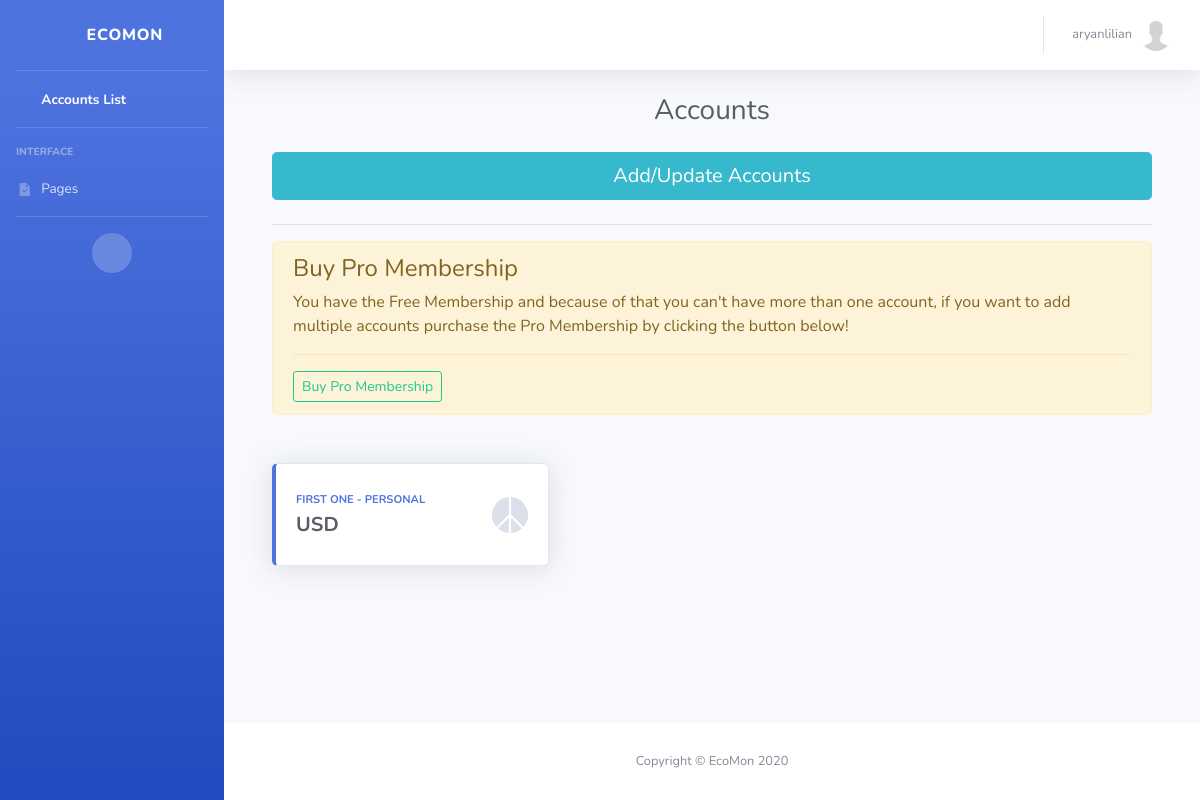
Page /users/accounts/ (signed in) on the earlier database version.
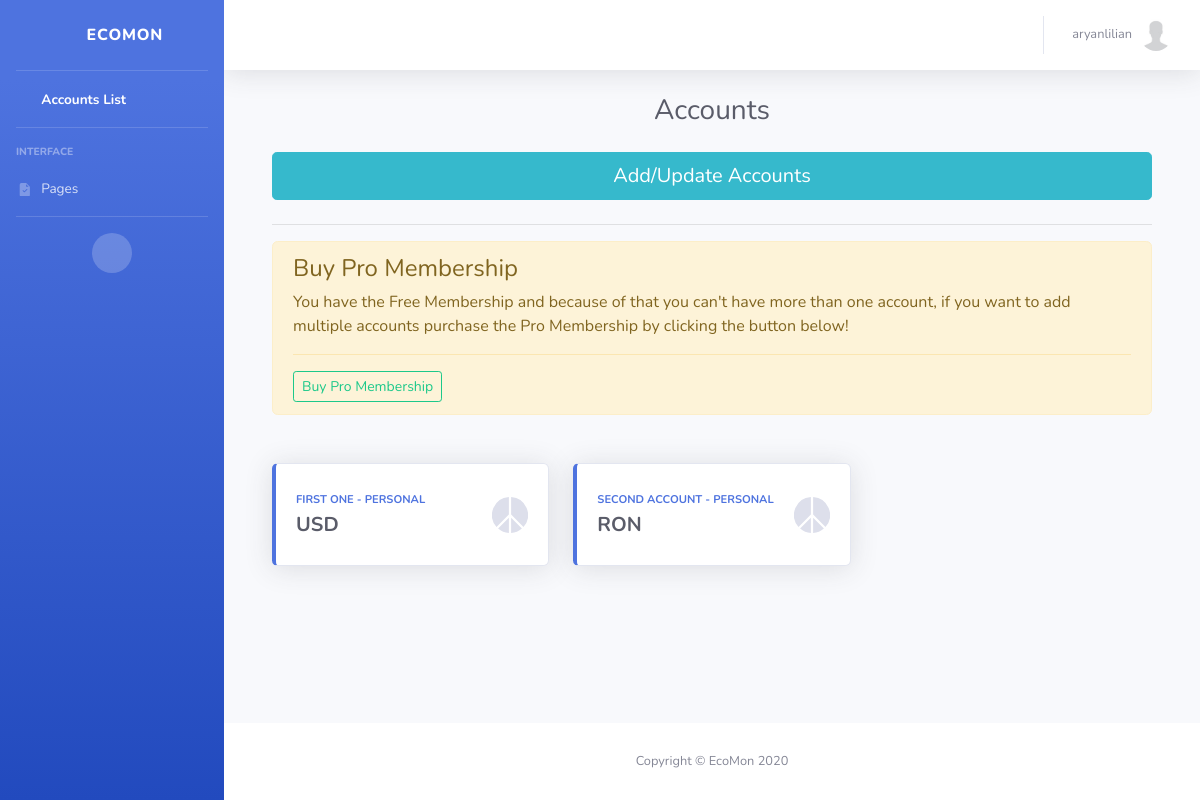
Same page on the later database version.
### users/models.py (models this page shows, shortened)
class Account(models.Model):
    class Currency(models.TextChoices):
        AED = 'AED', _('AED')
        AUD = 'AUD', _('AUD')
        BRL = 'BRL', _('BRL')
        CAD = 'CAD', _('CAD')
        CHF = 'CHF', _('CHF')
        CLP = 'CLP', _('CLP')
        CNY = 'CNY', _('CNY')
        COP = 'COP', _('COP')
        CZK = 'CZK', _('CZK')
        DKK = 'DKK', _('DKK')
        EUR = 'EUR', _('EUR')
        GBP = 'GBP', _('GBP')
        HKD = 'HKD', _('HKD')
        HUF = 'HUF', _('HUF')
        IDR = 'IDR', _('IDR')
        ILS = 'ILS', _('ILS')
        INR = 'INR', _('INR')
        JPY = 'JPY', _('JPY')
        KRW = 'KRW', _('KRW')
        MDL = 'MDL', _('MDL')
        MXN = 'MXN', _('MXN')
        MYR = 'MYR', _('MYR')
        NOK = 'NOK', _('NOK')
        NZD = 'NZD', _('NZD')
        PHP = 'PHP', _('PHP')
        PLN = 'PLN', _('PLN')
        RON = 'RON', _('RON')
        RUB = 'RUB', _('RUB')
        SAR = 'SAR', _('SAR')
        SEK = 'SEK', _('SEK')
        SGD = 'SGD', _('SGD')
        THB = 'THB', _('THB')
        TRY = 'TRY', _('TRY')
        TWD = 'TWD', _('TWD')
        USD = 'USD', _('USD')
        ZAR = 'ZAR', _('ZAR')
    class Category(models.TextChoices):
        PERSONAL = _('Personal')
        WORK = _('Work')
        INVESTMENTS = _('Investments')
        CHILDREN = _('Children')
        OTHER = _('Other')
    user = models.ForeignKey(User, on_delete=models.CASCADE)
    name = models.CharField(_('Name'), max_length=200, unique=True)
    created_date = models.DateTimeField(_('Created Date/Time'), auto_now_add=True)
    updated_date = models.DateTimeField(_('Updated Date/Time'), auto_now=True)
    category = models.CharField(
        _('Category'), max_length=11, choices=Category.choices, default=Category.PERSONAL
    )
    currency = models.CharField(
        _('Currency'), max_length=3, choices=Currency.choices, default=Currency.USD
    )

### users/views.py (the view)
# urls.py: path('accounts/', AccountsListView.as_view(), name='accounts'),
class AccountsListView(LoginRequiredMixin, ListView):
    model = Account
    context_object_name = 'accounts'
    template_name = 'users/accounts.html'
    def get_context_data(self, **kwargs):
        context = super().get_context_data(**kwargs)
        context['title'] = template_titles['accounts_title']
        return context
    def get_queryset(self, *args, **kwargs):
        return super().get_queryset(*args, **kwargs).filter(user=self.request.user)

### templates/users/accounts.html (shortened to what this page needs)
{% extends 'users/base.html' %}
{% block content %}
<div class="container">
    <a href="{% url 'add-accounts' %}" class="btn btn-info btn-lg btn-block mb-4">Add/Update Accounts</a>
    <hr>
    {% if not user.pro_membership and accounts %}
        <div class="alert alert-warning mb-5" role="alert">
            <h4 class="alert-heading">Buy Pro Membership</h4>
            <p>You have the Free Membership and because of that you can't have more than one account, if you want to add multiple accounts purchase the Pro Membership by clicking the button below!</p>
            <hr>
            <a class="btn btn-outline-success btn-sm" href="">Buy Pro Membership</a>
        </div>
    {% endif %}
    <div class="row">
        {% for account in accounts %}
            <div class="col-xl-4 col-md-6 mb-4">
                <div class="card border-left-{% if account.category == 'Personal' %}primary{% elif account.category == 'Work' %}danger{% elif account.category == 'Investments' %}success{% elif account.category == 'Children' %}info{% else %}secondary{% endif %} shadow h-100 py-2">
                    <div class="card-body">
                        <div class="row no-gutters align-items-center">
                            <div class="col mr-2">
                                <a href="{% url 'dashboard' account.id %}">
                                    <div class="text-xs font-weight-bold text-{% if account.category == 'Personal' %}primary{% elif account.category == 'Work' %}danger{% elif account.category == 'Investments' %}success{% elif account.category == 'Children' %}info{% else %}secondary{% endif %} text-uppercase mb-1">
                                        {{ account.name }} - {{ account.category }}
                                    </div>
                                    <div class="h5 mb-0 font-weight-bold text-gray-800">{{ account.currency }}</div>
                                </a>
                            </div>
                            <div class="col-auto">
                            </div>
                        </div>
                    </div>
                </div>
            </div>
        {% endfor %}
    </div>
</div>
{% endblock %}

Differences in the rows shown:
added Account: name "SECOND ACCOUNT", category "PERSONAL", currency "RON"
